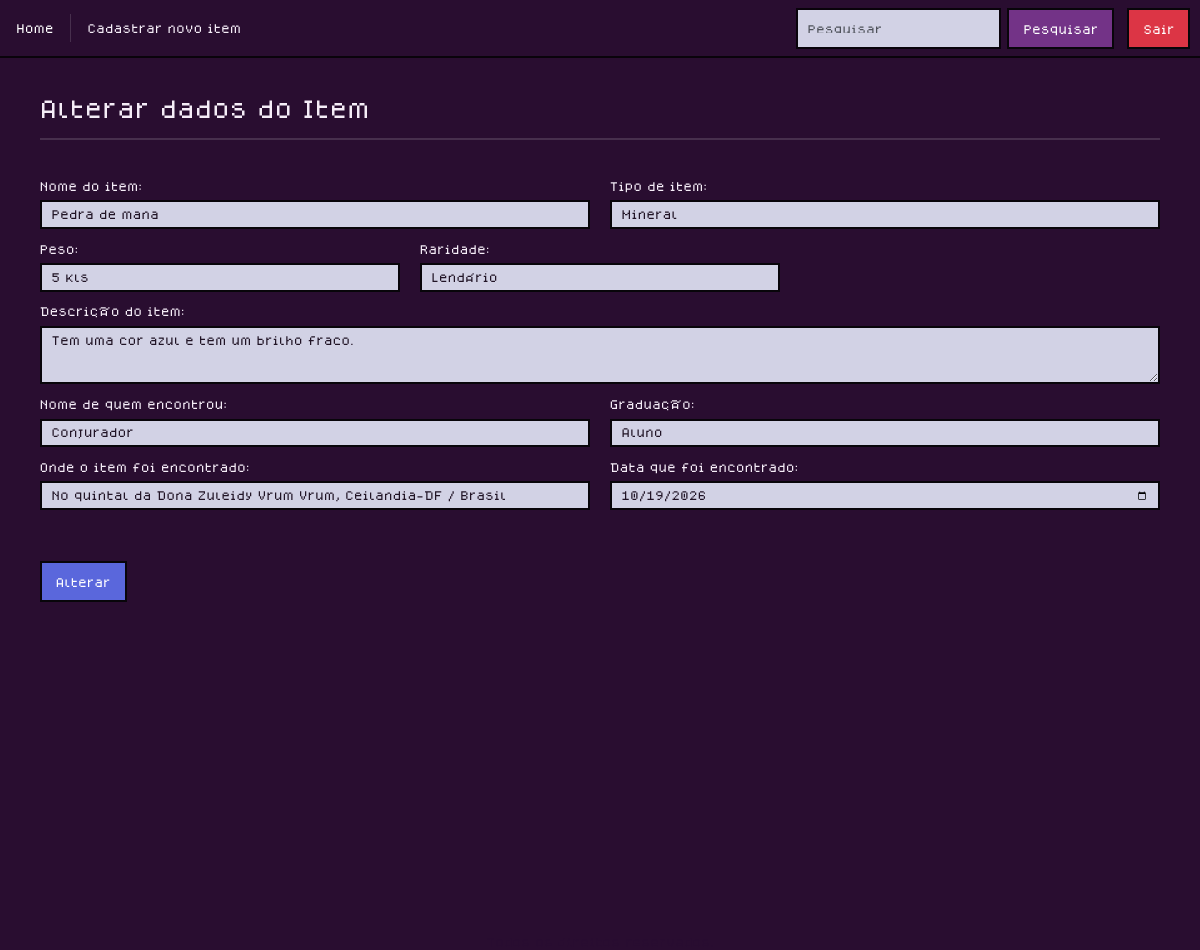
/alterarItem/1 (signed in), run on the app's committed database.
### apps/crud/models.py (models this page shows, shortened)
class Item(models.Model):
    codigo_item = models.AutoField(primary_key=True)
    nome_item = models.CharField(max_length=100, default="")
    tipo_item = models.CharField(max_length=100, default="")
    peso = models.CharField(max_length=30, default="")
    raridade = models.CharField(max_length=50, default="")
    descricao_item = models.TextField(blank=True, default="")
    nome_encontrador = models.CharField(max_length=100, default="")
    graduacao = models.CharField(max_length=50, default="")
    local_encontrado = models.CharField(max_length=150, default="")
    data_encontrado = models.DateField(null=True, blank=True)

### apps/crud/views.py (the view)
# urls.py: path('alterarItem/<int:codigo_item>', views.alterar_item, name='alterar_item'),
@login_required
def alterar_item(request,codigo_item):
    item = get_object_or_404(Item, codigo_item=codigo_item)
    if request.method == 'POST':
        form = ItemForm(request.POST, instance=item)
        if form.is_valid():
            form.save()
            return redirect('index')
    else:
        form = ItemForm(instance=item)
    return render(request, 'alterar_dados.html',{
        'form':form,
        'item':item,
    })

### apps/crud/templates/alterar_dados.html (shortened to what this page needs)
{% extends 'base-crud.html' %}
{% load static %}
{% block body_class %}item-form-body{% endblock %}
{% block content %}
<h1 class="mt-5">Alterar dados do Item</h1>
<hr class="item-form-divider">
<form class="item-form" action="{% url 'alterar_item' item.codigo_item %}" method="POST">
    {% include 'includes/form.html' %}
    <div class="d-flex justify-content-start mt-5 mb-5">
        <button type="submit" class="btn btn-primary">Alterar</button>
    </div>
</form>
{% endblock %}

### apps/crud/templates/includes/form.html
<div class="row mt-5">
    <div class="col-12 col-md-6 mb-3">
        <label for="{{ form.nome_item.id_for_label }}" class="form-label">Nome do item:</label>
        {{ form.nome_item }}
    </div>
    <div class="col-12 col-md-6 mb-3">
        <label for="{{ form.tipo_item.id_for_label }}" class="form-label">Tipo de item:</label>
        {{ form.tipo_item }}
    </div>
    <div class="col-12 col-md-6 col-lg-4 mb-3">
        <label for="{{ form.peso.id_for_label }}" class="form-label">Peso:</label>
        {{ form.peso }}
    </div>
    <div class="col-12 col-md-6 col-lg-4 mb-3">
        <label for="{{ form.raridade.id_for_label }}" class="form-label">Raridade:</label>
        {{ form.raridade }}
    </div>
    <div class="col-12 mb-3">
        <label for="{{ form.descricao_item.id_for_label }}" class="form-label">Descrição do item:</label>
        {{ form.descricao_item }}
    </div>
    <div class="col-12 col-md-6 mb-3">
        <label for="{{ form.nome_encontrador.id_for_label }}" class="form-label">Nome de quem encontrou:</label>
        {{ form.nome_encontrador }}
    </div>
    <div class="col-12 col-md-6 mb-3">
        <label for="{{ form.graduacao.id_for_label }}" class="form-label">Graduação:</label>
        {{ form.graduacao }}
    </div>
    <div class="col-12 col-md-6 mb-3">
        <label for="{{ form.local_encontrado.id_for_label }}" class="form-label">Onde o item foi encontrado:</label>
        {{ form.local_encontrado }}
    </div>
    <div class="col-12 col-md-6 mb-3">
        <label for="{{ form.data_encontrado.id_for_label }}" class="form-label">Data que foi encontrado:</label>
        {{ form.data_encontrado }}
    </div>
</div>

### data on the page
Item: nome_item "Pedra de mana", tipo_item "Mineral", peso "5 kls", raridade "Lendário", descricao_item "Tem uma cor azul e tem um brilho fraco.", nome_encontrador "Conjurador", graduacao "Aluno", local_encontrado "No quintal da Dona Zuleidy Vrum Vrum, Ceilandia-DF / Brasil", data_encontrado "10/19/2026"
